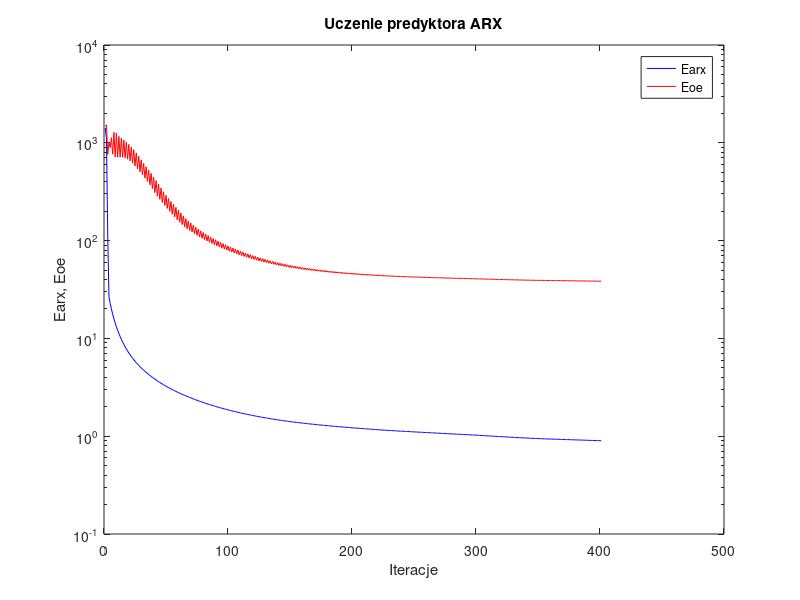
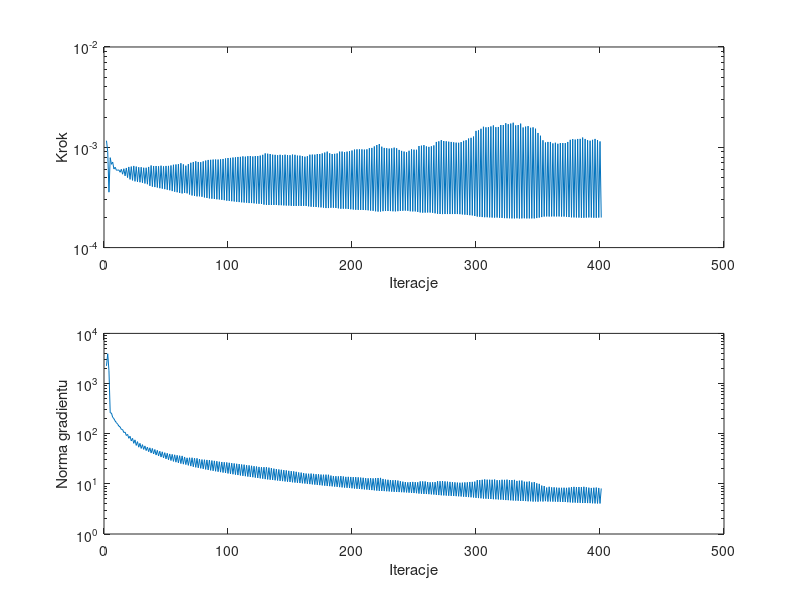

The MATLAB script that drew these images, in order:
%uczenie predyktora arx
clear all;
n=0; farx(n+1)=1.419511e+003; foe(n+1)=1.476800e+003; wspucz(n+1)=0.000000e+000; ng(n+1)=0.000000e+000;
n=1; farx(n+1)=1.091398e+003; foe(n+1)=1.525762e+003; krok(n+1)=1.163400e-003; ng(n+1)=2.253609e+003;
n=2; farx(n+1)=1.140579e+002; foe(n+1)=7.580758e+002; krok(n+1)=9.053002e-004; ng(n+1)=3.931023e+003;
n=3; farx(n+1)=2.646195e+001; foe(n+1)=1.012984e+003; krok(n+1)=3.569431e-004; ng(n+1)=1.793279e+003;
n=4; farx(n+1)=2.277762e+001; foe(n+1)=8.951885e+002; krok(n+1)=7.878882e-004; ng(n+1)=2.602362e+002;
n=5; farx(n+1)=1.990852e+001; foe(n+1)=1.127660e+003; krok(n+1)=6.767654e-004; ng(n+1)=2.589917e+002;
n=6; farx(n+1)=1.764712e+001; foe(n+1)=7.658300e+002; krok(n+1)=7.118622e-004; ng(n+1)=2.122294e+002;
n=7; farx(n+1)=1.584366e+001; foe(n+1)=1.278148e+003; krok(n+1)=6.066958e-004; ng(n+1)=1.992804e+002;
n=8; farx(n+1)=1.438646e+001; foe(n+1)=7.145288e+002; krok(n+1)=6.328553e-004; ng(n+1)=1.791484e+002;
n=9; farx(n+1)=1.315781e+001; foe(n+1)=1.258004e+003; krok(n+1)=5.904631e-004; ng(n+1)=1.661902e+002;
n=10; farx(n+1)=1.212331e+001; foe(n+1)=7.115911e+002; krok(n+1)=5.916287e-004; ng(n+1)=1.549566e+002;
n=11; farx(n+1)=1.122750e+001; foe(n+1)=1.161382e+003; krok(n+1)=5.945797e-004; ng(n+1)=1.415997e+002;
n=12; farx(n+1)=1.045982e+001; foe(n+1)=7.149964e+002; krok(n+1)=5.636956e-004; ng(n+1)=1.364388e+002;
n=13; farx(n+1)=9.785793e+000; foe(n+1)=1.114945e+003; krok(n+1)=6.037139e-004; ng(n+1)=1.216087e+002;
n=14; farx(n+1)=9.200226e+000; foe(n+1)=7.123807e+002; krok(n+1)=5.391128e-004; ng(n+1)=1.210518e+002;
n=15; farx(n+1)=8.680181e+000; foe(n+1)=1.066231e+003; krok(n+1)=6.111403e-004; ng(n+1)=1.053406e+002;
n=16; farx(n+1)=8.222757e+000; foe(n+1)=7.012021e+002; krok(n+1)=5.187555e-004; ng(n+1)=1.078919e+002;
n=17; farx(n+1)=7.811488e+000; foe(n+1)=1.015357e+003; krok(n+1)=6.222250e-004; ng(n+1)=9.193397e+001;
n=18; farx(n+1)=7.445194e+000; foe(n+1)=6.810228e+002; krok(n+1)=4.987505e-004; ng(n+1)=9.731582e+001;
n=19; farx(n+1)=7.112362e+000; foe(n+1)=9.633209e+002; krok(n+1)=6.369581e-004; ng(n+1)=8.089441e+001;
n=20; farx(n+1)=6.811770e+000; foe(n+1)=6.530568e+002; krok(n+1)=4.788092e-004; ng(n+1)=8.892599e+001;
n=21; farx(n+1)=6.536685e+000; foe(n+1)=9.053522e+002; krok(n+1)=6.423816e-004; ng(n+1)=7.173634e+001;
n=22; farx(n+1)=6.287146e+000; foe(n+1)=6.186550e+002; krok(n+1)=4.676141e-004; ng(n+1)=8.104620e+001;
n=23; farx(n+1)=6.056046e+000; foe(n+1)=8.496227e+002; krok(n+1)=6.518159e-004; ng(n+1)=6.424522e+001;
n=24; farx(n+1)=5.844031e+000; foe(n+1)=5.797254e+002; krok(n+1)=4.576195e-004; ng(n+1)=7.535998e+001;
n=25; farx(n+1)=5.648287e+000; foe(n+1)=7.888495e+002; krok(n+1)=6.421814e-004; ng(n+1)=5.841815e+001;
n=26; farx(n+1)=5.467278e+000; foe(n+1)=5.419712e+002; krok(n+1)=4.526501e-004; ng(n+1)=6.947554e+001;
n=27; farx(n+1)=5.298752e+000; foe(n+1)=7.274362e+002; krok(n+1)=6.328553e-004; ng(n+1)=5.381158e+001;
n=28; farx(n+1)=5.142502e+000; foe(n+1)=5.058901e+002; krok(n+1)=4.482666e-004; ng(n+1)=6.426006e+001;
n=29; farx(n+1)=4.995397e+000; foe(n+1)=6.700896e+002; krok(n+1)=6.328553e-004; ng(n+1)=5.086430e+001;
n=30; farx(n+1)=4.858114e+000; foe(n+1)=4.699317e+002; krok(n+1)=4.430569e-004; ng(n+1)=6.054694e+001;
n=31; farx(n+1)=4.729103e+000; foe(n+1)=6.160802e+002; krok(n+1)=6.250570e-004; ng(n+1)=4.858277e+001;
n=32; farx(n+1)=4.607677e+000; foe(n+1)=4.365470e+002; krok(n+1)=4.356664e-004; ng(n+1)=5.708833e+001;
n=33; farx(n+1)=4.492678e+000; foe(n+1)=5.674901e+002; krok(n+1)=6.254538e-004; ng(n+1)=4.610323e+001;
n=34; farx(n+1)=4.384472e+000; foe(n+1)=4.036657e+002; krok(n+1)=4.283785e-004; ng(n+1)=5.405725e+001;
n=35; farx(n+1)=4.281152e+000; foe(n+1)=5.257706e+002; krok(n+1)=6.369581e-004; ng(n+1)=4.376412e+001;
n=36; farx(n+1)=4.183047e+000; foe(n+1)=3.723068e+002; krok(n+1)=4.129769e-004; ng(n+1)=5.233098e+001;
n=37; farx(n+1)=4.088654e+000; foe(n+1)=4.868054e+002; krok(n+1)=6.585472e-004; ng(n+1)=4.119944e+001;
n=38; farx(n+1)=3.999177e+000; foe(n+1)=3.391251e+002; krok(n+1)=4.050306e-004; ng(n+1)=5.082013e+001;
n=39; farx(n+1)=3.914153e+000; foe(n+1)=4.478467e+002; krok(n+1)=6.509286e-004; ng(n+1)=3.939928e+001;
n=40; farx(n+1)=3.833354e+000; foe(n+1)=3.096451e+002; krok(n+1)=4.012417e-004; ng(n+1)=4.843239e+001;
n=41; farx(n+1)=3.756079e+000; foe(n+1)=4.115974e+002; krok(n+1)=6.510435e-004; ng(n+1)=3.760813e+001;
n=42; farx(n+1)=3.682384e+000; foe(n+1)=2.844990e+002; krok(n+1)=3.968650e-004; ng(n+1)=4.661707e+001;
n=43; farx(n+1)=3.612043e+000; foe(n+1)=3.766070e+002; krok(n+1)=6.465635e-004; ng(n+1)=3.600617e+001;
n=44; farx(n+1)=3.544740e+000; foe(n+1)=2.639833e+002; krok(n+1)=3.909578e-004; ng(n+1)=4.478469e+001;
n=45; farx(n+1)=3.479865e+000; foe(n+1)=3.446693e+002; krok(n+1)=6.552053e-004; ng(n+1)=3.427843e+001;
n=46; farx(n+1)=3.417749e+000; foe(n+1)=2.450604e+002; krok(n+1)=3.870231e-004; ng(n+1)=4.351757e+001;
n=47; farx(n+1)=3.358511e+000; foe(n+1)=3.153030e+002; krok(n+1)=6.459813e-004; ng(n+1)=3.297364e+001;
n=48; farx(n+1)=3.301500e+000; foe(n+1)=2.286676e+002; krok(n+1)=3.824249e-004; ng(n+1)=4.183651e+001;
n=49; farx(n+1)=3.246527e+000; foe(n+1)=2.908151e+002; krok(n+1)=6.518159e-004; ng(n+1)=3.149270e+001;
n=50; farx(n+1)=3.193707e+000; foe(n+1)=2.131927e+002; krok(n+1)=3.776610e-004; ng(n+1)=4.068181e+001;
n=51; farx(n+1)=3.142805e+000; foe(n+1)=2.696809e+002; krok(n+1)=6.524338e-004; ng(n+1)=3.025647e+001;
n=52; farx(n+1)=3.093811e+000; foe(n+1)=1.989497e+002; krok(n+1)=3.729911e-004; ng(n+1)=3.950871e+001;
n=53; farx(n+1)=3.046440e+000; foe(n+1)=2.513717e+002; krok(n+1)=6.586506e-004; ng(n+1)=2.916782e+001;
n=54; farx(n+1)=3.000644e+000; foe(n+1)=1.860613e+002; krok(n+1)=3.657739e-004; ng(n+1)=3.869586e+001;
n=55; farx(n+1)=2.956140e+000; foe(n+1)=2.346240e+002; krok(n+1)=6.696507e-004; ng(n+1)=2.801834e+001;
n=56; farx(n+1)=2.913269e+000; foe(n+1)=1.740704e+002; krok(n+1)=3.606707e-004; ng(n+1)=3.792219e+001;
n=57; farx(n+1)=2.871682e+000; foe(n+1)=2.190744e+002; krok(n+1)=6.738436e-004; ng(n+1)=2.707036e+001;
n=58; farx(n+1)=2.831535e+000; foe(n+1)=1.634123e+002; krok(n+1)=3.562573e-004; ng(n+1)=3.708925e+001;
n=59; farx(n+1)=2.792602e+000; foe(n+1)=2.047894e+002; krok(n+1)=6.791933e-004; ng(n+1)=2.621343e+001;
n=60; farx(n+1)=2.754857e+000; foe(n+1)=1.542084e+002; krok(n+1)=3.505243e-004; ng(n+1)=3.640926e+001;
n=61; farx(n+1)=2.718107e+000; foe(n+1)=1.918747e+002; krok(n+1)=6.935224e-004; ng(n+1)=2.534456e+001;
n=62; farx(n+1)=2.682325e+000; foe(n+1)=1.458144e+002; krok(n+1)=3.467612e-004; ng(n+1)=3.608240e+001;
n=63; farx(n+1)=2.648138e+000; foe(n+1)=1.789098e+002; krok(n+1)=6.752731e-004; ng(n+1)=2.468094e+001;
n=64; farx(n+1)=2.615191e+000; foe(n+1)=1.384391e+002; krok(n+1)=3.505202e-004; ng(n+1)=3.434564e+001;
n=65; farx(n+1)=2.583603e+000; foe(n+1)=1.678391e+002; krok(n+1)=6.552053e-004; ng(n+1)=2.421995e+001;
n=66; farx(n+1)=2.552966e+000; foe(n+1)=1.325379e+002; krok(n+1)=3.473499e-004; ng(n+1)=3.300690e+001;
n=67; farx(n+1)=2.522779e+000; foe(n+1)=1.591471e+002; krok(n+1)=6.791933e-004; ng(n+1)=2.336901e+001;
n=68; farx(n+1)=2.493311e+000; foe(n+1)=1.271575e+002; krok(n+1)=3.383827e-004; ng(n+1)=3.319032e+001;
n=69; farx(n+1)=2.464395e+000; foe(n+1)=1.511754e+002; krok(n+1)=7.010405e-004; ng(n+1)=2.260255e+001;
n=70; farx(n+1)=2.436147e+000; foe(n+1)=1.222103e+002; krok(n+1)=3.308775e-004; ng(n+1)=3.313737e+001;
n=71; farx(n+1)=2.408405e+000; foe(n+1)=1.436782e+002; krok(n+1)=7.138862e-004; ng(n+1)=2.190815e+001;
n=72; farx(n+1)=2.381687e+000; foe(n+1)=1.175403e+002; krok(n+1)=3.276764e-004; ng(n+1)=3.250147e+001;
n=73; farx(n+1)=2.355388e+000; foe(n+1)=1.372700e+002; krok(n+1)=7.252042e-004; ng(n+1)=2.133793e+001;
n=74; farx(n+1)=2.329806e+000; foe(n+1)=1.131750e+002; krok(n+1)=3.241749e-004; ng(n+1)=3.229862e+001;
n=75; farx(n+1)=2.305051e+000; foe(n+1)=1.310161e+002; krok(n+1)=7.138862e-004; ng(n+1)=2.084171e+001;
n=76; farx(n+1)=2.281173e+000; foe(n+1)=1.091899e+002; krok(n+1)=3.246155e-004; ng(n+1)=3.112327e+001;
n=77; farx(n+1)=2.257874e+000; foe(n+1)=1.257050e+002; krok(n+1)=7.102557e-004; ng(n+1)=2.038487e+001;
n=78; farx(n+1)=2.235240e+000; foe(n+1)=1.056382e+002; krok(n+1)=3.211908e-004; ng(n+1)=3.051257e+001;
n=79; farx(n+1)=2.212929e+000; foe(n+1)=1.210348e+002; krok(n+1)=7.240164e-004; ng(n+1)=1.988044e+001;
n=80; farx(n+1)=2.191219e+000; foe(n+1)=1.023106e+002; krok(n+1)=3.164277e-004; ng(n+1)=3.028694e+001;
n=81; farx(n+1)=2.169817e+000; foe(n+1)=1.166732e+002; krok(n+1)=7.368272e-004; ng(n+1)=1.940971e+001;
n=82; farx(n+1)=2.149031e+000; foe(n+1)=9.915671e+001; krok(n+1)=3.127269e-004; ng(n+1)=2.999003e+001;
n=83; farx(n+1)=2.128580e+000; foe(n+1)=1.126503e+002; krok(n+1)=7.477129e-004; ng(n+1)=1.897652e+001;
n=84; farx(n+1)=2.108634e+000; foe(n+1)=9.617701e+001; krok(n+1)=3.093608e-004; ng(n+1)=2.974063e+001;
n=85; farx(n+1)=2.089139e+000; foe(n+1)=1.087814e+002; krok(n+1)=7.499704e-004; ng(n+1)=1.857112e+001;
n=86; farx(n+1)=2.070184e+000; foe(n+1)=9.339015e+001; krok(n+1)=3.072763e-004; ng(n+1)=2.916723e+001;
n=87; farx(n+1)=2.051589e+000; foe(n+1)=1.052386e+002; krok(n+1)=7.543972e-004; ng(n+1)=1.818205e+001;
n=88; farx(n+1)=2.033490e+000; foe(n+1)=9.075717e+001; krok(n+1)=3.053102e-004; ng(n+1)=2.872472e+001;
n=89; farx(n+1)=2.015816e+000; foe(n+1)=1.019298e+002; krok(n+1)=7.553219e-004; ng(n+1)=1.782333e+001;
n=90; farx(n+1)=1.998542e+000; foe(n+1)=8.830107e+001; krok(n+1)=3.032745e-004; ng(n+1)=2.825808e+001;
n=91; farx(n+1)=1.981685e+000; foe(n+1)=9.878721e+001; krok(n+1)=7.543972e-004; ng(n+1)=1.746719e+001;
n=92; farx(n+1)=1.965274e+000; foe(n+1)=8.599715e+001; krok(n+1)=3.019151e-004; ng(n+1)=2.764623e+001;
n=93; farx(n+1)=1.949191e+000; foe(n+1)=9.593209e+001; krok(n+1)=7.581588e-004; ng(n+1)=1.712752e+001;
n=94; farx(n+1)=1.933461e+000; foe(n+1)=8.383986e+001; krok(n+1)=2.994351e-004; ng(n+1)=2.727763e+001;
n=95; farx(n+1)=1.918047e+000; foe(n+1)=9.325271e+001; krok(n+1)=7.648589e-004; ng(n+1)=1.679099e+001;
n=96; farx(n+1)=1.902949e+000; foe(n+1)=8.179558e+001; krok(n+1)=2.970657e-004; ng(n+1)=2.693810e+001;
n=97; farx(n+1)=1.888185e+000; foe(n+1)=9.076897e+001; krok(n+1)=7.740461e-004; ng(n+1)=1.647104e+001;
n=98; farx(n+1)=1.873609e+000; foe(n+1)=7.987721e+001; krok(n+1)=2.936707e-004; ng(n+1)=2.673878e+001;
n=99; farx(n+1)=1.859360e+000; foe(n+1)=8.833921e+001; krok(n+1)=7.821151e-004; ng(n+1)=1.612768e+001;
n=100; farx(n+1)=1.845410e+000; foe(n+1)=7.803044e+001; krok(n+1)=2.920175e-004; ng(n+1)=2.630496e+001;
n=101; farx(n+1)=1.831783e+000; foe(n+1)=8.604948e+001; krok(n+1)=7.839040e-004; ng(n+1)=1.583813e+001;
n=102; farx(n+1)=1.818429e+000; foe(n+1)=7.629939e+001; krok(n+1)=2.900353e-004; ng(n+1)=2.587062e+001;
n=103; farx(n+1)=1.805324e+000; foe(n+1)=8.390630e+001; krok(n+1)=7.905261e-004; ng(n+1)=1.553701e+001;
n=104; farx(n+1)=1.792499e+000; foe(n+1)=7.464737e+001; krok(n+1)=2.881993e-004; ng(n+1)=2.551455e+001;
n=105; farx(n+1)=1.779940e+000; foe(n+1)=8.187074e+001; krok(n+1)=7.937301e-004; ng(n+1)=1.526114e+001;
n=106; farx(n+1)=1.767635e+000; foe(n+1)=7.309314e+001; krok(n+1)=2.861859e-004; ng(n+1)=2.512848e+001;
n=107; farx(n+1)=1.755538e+000; foe(n+1)=7.995572e+001; krok(n+1)=8.010721e-004; ng(n+1)=1.497626e+001;
n=108; farx(n+1)=1.743701e+000; foe(n+1)=7.160983e+001; krok(n+1)=2.842659e-004; ng(n+1)=2.480039e+001;
n=109; farx(n+1)=1.732076e+000; foe(n+1)=7.810756e+001; krok(n+1)=8.031637e-004; ng(n+1)=1.470977e+001;
n=110; farx(n+1)=1.720749e+000; foe(n+1)=7.020950e+001; krok(n+1)=2.826636e-004; ng(n+1)=2.434747e+001;
n=111; farx(n+1)=1.709546e+000; foe(n+1)=7.640466e+001; krok(n+1)=8.121118e-004; ng(n+1)=1.444293e+001;
n=112; farx(n+1)=1.698608e+000; foe(n+1)=6.885827e+001; krok(n+1)=2.811548e-004; ng(n+1)=2.409523e+001;
n=113; farx(n+1)=1.687909e+000; foe(n+1)=7.471804e+001; krok(n+1)=8.062699e-004; ng(n+1)=1.421619e+001;
n=114; farx(n+1)=1.677492e+000; foe(n+1)=6.759837e+001; krok(n+1)=2.802141e-004; ng(n+1)=2.353754e+001;
n=115; farx(n+1)=1.667190e+000; foe(n+1)=7.320918e+001; krok(n+1)=8.156322e-004; ng(n+1)=1.397197e+001;
n=116; farx(n+1)=1.657093e+000; foe(n+1)=6.639757e+001; krok(n+1)=2.779644e-004; ng(n+1)=2.335729e+001;
n=117; farx(n+1)=1.647160e+000; foe(n+1)=7.171080e+001; krok(n+1)=8.178849e-004; ng(n+1)=1.373009e+001;
n=118; farx(n+1)=1.637492e+000; foe(n+1)=6.523352e+001; krok(n+1)=2.778542e-004; ng(n+1)=2.291642e+001;
n=119; farx(n+1)=1.628069e+000; foe(n+1)=7.030379e+001; krok(n+1)=8.100612e-004; ng(n+1)=1.354844e+001;
n=120; farx(n+1)=1.618802e+000; foe(n+1)=6.416757e+001; krok(n+1)=2.762358e-004; ng(n+1)=2.249566e+001;
n=121; farx(n+1)=1.609662e+000; foe(n+1)=6.898272e+001; krok(n+1)=8.178849e-004; ng(n+1)=1.330663e+001;
n=122; farx(n+1)=1.600739e+000; foe(n+1)=6.313763e+001; krok(n+1)=2.749912e-004; ng(n+1)=2.216522e+001;
n=123; farx(n+1)=1.591951e+000; foe(n+1)=6.771384e+001; krok(n+1)=8.178849e-004; ng(n+1)=1.310337e+001;
n=124; farx(n+1)=1.583389e+000; foe(n+1)=6.217051e+001; krok(n+1)=2.734728e-004; ng(n+1)=2.176967e+001;
n=125; farx(n+1)=1.574864e+000; foe(n+1)=6.652419e+001; krok(n+1)=8.259539e-004; ng(n+1)=1.288217e+001;
n=126; farx(n+1)=1.566605e+000; foe(n+1)=6.123996e+001; krok(n+1)=2.720095e-004; ng(n+1)=2.147418e+001;
n=127; farx(n+1)=1.558376e+000; foe(n+1)=6.544834e+001; krok(n+1)=8.410247e-004; ng(n+1)=1.268080e+001;
n=128; farx(n+1)=1.550274e+000; foe(n+1)=6.036821e+001; krok(n+1)=2.681467e-004; ng(n+1)=2.148696e+001;
n=129; farx(n+1)=1.542152e+000; foe(n+1)=6.439610e+001; krok(n+1)=8.695337e-004; ng(n+1)=1.242610e+001;
n=130; farx(n+1)=1.534214e+000; foe(n+1)=5.948711e+001; krok(n+1)=2.665380e-004; ng(n+1)=2.146866e+001;
n=131; farx(n+1)=1.526469e+000; foe(n+1)=6.332130e+001; krok(n+1)=8.631728e-004; ng(n+1)=1.226008e+001;
n=132; farx(n+1)=1.518858e+000; foe(n+1)=5.865802e+001; krok(n+1)=2.661414e-004; ng(n+1)=2.105877e+001;
n=133; farx(n+1)=1.511450e+000; foe(n+1)=6.229881e+001; krok(n+1)=8.566255e-004; ng(n+1)=1.209375e+001;
n=134; farx(n+1)=1.504167e+000; foe(n+1)=5.787231e+001; krok(n+1)=2.661414e-004; ng(n+1)=2.061578e+001;
n=135; farx(n+1)=1.497101e+000; foe(n+1)=6.131679e+001; krok(n+1)=8.437340e-004; ng(n+1)=1.194153e+001;
n=136; farx(n+1)=1.490174e+000; foe(n+1)=5.713927e+001; krok(n+1)=2.662021e-004; ng(n+1)=2.007191e+001;
n=137; farx(n+1)=1.483385e+000; foe(n+1)=6.041907e+001; krok(n+1)=8.409074e-004; ng(n+1)=1.178245e+001;
n=138; farx(n+1)=1.476727e+000; foe(n+1)=5.643811e+001; krok(n+1)=2.661414e-004; ng(n+1)=1.971130e+001;
n=139; farx(n+1)=1.470249e+000; foe(n+1)=5.957185e+001; krok(n+1)=8.336543e-004; ng(n+1)=1.164351e+001;
n=140; farx(n+1)=1.463843e+000; foe(n+1)=5.579149e+001; krok(n+1)=2.647908e-004; ng(n+1)=1.936532e+001;
n=141; farx(n+1)=1.457526e+000; foe(n+1)=5.877290e+001; krok(n+1)=8.418412e-004; ng(n+1)=1.146472e+001;
n=142; farx(n+1)=1.451335e+000; foe(n+1)=5.515471e+001; krok(n+1)=2.646270e-004; ng(n+1)=1.909292e+001;
n=143; farx(n+1)=1.445315e+000; foe(n+1)=5.800844e+001; krok(n+1)=8.336543e-004; ng(n+1)=1.133703e+001;
n=144; farx(n+1)=1.439349e+000; foe(n+1)=5.456921e+001; krok(n+1)=2.632539e-004; ng(n+1)=1.877365e+001;
n=145; farx(n+1)=1.433470e+000; foe(n+1)=5.728956e+001; krok(n+1)=8.432951e-004; ng(n+1)=1.116582e+001;
n=146; farx(n+1)=1.427688e+000; foe(n+1)=5.399594e+001; krok(n+1)=2.625683e-004; ng(n+1)=1.854557e+001;
n=147; farx(n+1)=1.422040e+000; foe(n+1)=5.658647e+001; krok(n+1)=8.374265e-004; ng(n+1)=1.103026e+001;
n=148; farx(n+1)=1.416482e+000; foe(n+1)=5.345116e+001; krok(n+1)=2.625683e-004; ng(n+1)=1.818831e+001;
n=149; farx(n+1)=1.411067e+000; foe(n+1)=5.593317e+001; krok(n+1)=8.336543e-004; ng(n+1)=1.090312e+001;
n=150; farx(n+1)=1.405690e+000; foe(n+1)=5.294632e+001; krok(n+1)=2.609621e-004; ng(n+1)=1.792942e+001;
n=151; farx(n+1)=1.400381e+000; foe(n+1)=5.531435e+001; krok(n+1)=8.456028e-004; ng(n+1)=1.073909e+001;
n=152; farx(n+1)=1.395156e+000; foe(n+1)=5.245032e+001; krok(n+1)=2.601242e-004; ng(n+1)=1.773871e+001;
n=153; farx(n+1)=1.390038e+000; foe(n+1)=5.470449e+001; krok(n+1)=8.409074e-004; ng(n+1)=1.060911e+001;
n=154; farx(n+1)=1.385011e+000; foe(n+1)=5.197725e+001; krok(n+1)=2.601242e-004; ng(n+1)=1.740281e+001;
n=155; farx(n+1)=1.380094e+000; foe(n+1)=5.410357e+001; krok(n+1)=8.259539e-004; ng(n+1)=1.048961e+001;
n=156; farx(n+1)=1.375316e+000; foe(n+1)=5.153130e+001; krok(n+1)=2.609621e-004; ng(n+1)=1.689054e+001;
n=157; farx(n+1)=1.370590e+000; foe(n+1)=5.358090e+001; krok(n+1)=8.258271e-004; ng(n+1)=1.037530e+001;
n=158; farx(n+1)=1.365931e+000; foe(n+1)=5.110736e+001; krok(n+1)=2.601242e-004; ng(n+1)=1.674481e+001;
n=159; farx(n+1)=1.361371e+000; foe(n+1)=5.305397e+001; krok(n+1)=8.178849e-004; ng(n+1)=1.025758e+001;
n=160; farx(n+1)=1.356900e+000; foe(n+1)=5.070090e+001; krok(n+1)=2.608382e-004; ng(n+1)=1.638096e+001;
n=161; farx(n+1)=1.352536e+000; foe(n+1)=5.255993e+001; krok(n+1)=8.058731e-004; ng(n+1)=1.015917e+001;
n=162; farx(n+1)=1.348234e+000; foe(n+1)=5.032619e+001; krok(n+1)=2.601359e-004; ng(n+1)=1.605834e+001;
n=163; farx(n+1)=1.343964e+000; foe(n+1)=5.210790e+001; krok(n+1)=8.145737e-004; ng(n+1)=1.002660e+001;
n=164; farx(n+1)=1.339767e+000; foe(n+1)=4.997030e+001; krok(n+1)=2.578785e-004; ng(n+1)=1.591218e+001;
n=165; farx(n+1)=1.335533e+000; foe(n+1)=5.169796e+001; krok(n+1)=8.432951e-004; ng(n+1)=9.877878e+000;
n=166; farx(n+1)=1.331355e+000; foe(n+1)=4.961336e+001; krok(n+1)=2.556540e-004; ng(n+1)=1.602639e+001;
n=167; farx(n+1)=1.327239e+000; foe(n+1)=5.126509e+001; krok(n+1)=8.456028e-004; ng(n+1)=9.760897e+000;
n=168; farx(n+1)=1.323182e+000; foe(n+1)=4.927027e+001; krok(n+1)=2.550371e-004; ng(n+1)=1.582110e+001;
n=169; farx(n+1)=1.319191e+000; foe(n+1)=5.084729e+001; krok(n+1)=8.440078e-004; ng(n+1)=9.651344e+000;
n=170; farx(n+1)=1.315261e+000; foe(n+1)=4.894598e+001; krok(n+1)=2.540827e-004; ng(n+1)=1.558076e+001;
n=171; farx(n+1)=1.311353e+000; foe(n+1)=5.046412e+001; krok(n+1)=8.566255e-004; ng(n+1)=9.530340e+000;
n=172; farx(n+1)=1.307492e+000; foe(n+1)=4.862945e+001; krok(n+1)=2.528770e-004; ng(n+1)=1.552163e+001;
n=173; farx(n+1)=1.303698e+000; foe(n+1)=5.008089e+001; krok(n+1)=8.566255e-004; ng(n+1)=9.423951e+000;
n=174; farx(n+1)=1.299949e+000; foe(n+1)=4.833014e+001; krok(n+1)=2.517331e-004; ng(n+1)=1.531506e+001;
n=175; farx(n+1)=1.296223e+000; foe(n+1)=4.972249e+001; krok(n+1)=8.687921e-004; ng(n+1)=9.304401e+000;
n=176; farx(n+1)=1.292548e+000; foe(n+1)=4.803988e+001; krok(n+1)=2.502991e-004; ng(n+1)=1.522002e+001;
n=177; farx(n+1)=1.288898e+000; foe(n+1)=4.938831e+001; krok(n+1)=8.861138e-004; ng(n+1)=9.190445e+000;
n=178; farx(n+1)=1.285256e+000; foe(n+1)=4.776082e+001; krok(n+1)=2.478682e-004; ng(n+1)=1.525715e+001;
n=179; farx(n+1)=1.281642e+000; foe(n+1)=4.905311e+001; krok(n+1)=9.053002e-004; ng(n+1)=9.064603e+000;
n=180; farx(n+1)=1.278062e+000; foe(n+1)=4.747882e+001; krok(n+1)=2.478815e-004; ng(n+1)=1.519567e+001;
n=181; farx(n+1)=1.274632e+000; foe(n+1)=4.869063e+001; krok(n+1)=8.713055e-004; ng(n+1)=8.993465e+000;
n=182; farx(n+1)=1.271260e+000; foe(n+1)=4.721952e+001; krok(n+1)=2.494331e-004; ng(n+1)=1.462591e+001;
n=183; farx(n+1)=1.267958e+000; foe(n+1)=4.836941e+001; krok(n+1)=8.567570e-004; ng(n+1)=8.911006e+000;
n=184; farx(n+1)=1.264720e+000; foe(n+1)=4.697611e+001; krok(n+1)=2.497184e-004; ng(n+1)=1.428766e+001;
n=185; farx(n+1)=1.261514e+000; foe(n+1)=4.808483e+001; krok(n+1)=8.605927e-004; ng(n+1)=8.820955e+000;
n=186; farx(n+1)=1.258333e+000; foe(n+1)=4.674443e+001; krok(n+1)=2.483498e-004; ng(n+1)=1.421158e+001;
n=187; farx(n+1)=1.255184e+000; foe(n+1)=4.780585e+001; krok(n+1)=8.684522e-004; ng(n+1)=8.720302e+000;
n=188; farx(n+1)=1.252072e+000; foe(n+1)=4.652436e+001; krok(n+1)=2.463545e-004; ng(n+1)=1.408998e+001;
n=189; farx(n+1)=1.248923e+000; foe(n+1)=4.755853e+001; krok(n+1)=9.053002e-004; ng(n+1)=8.598059e+000;
n=190; farx(n+1)=1.245786e+000; foe(n+1)=4.630285e+001; krok(n+1)=2.439194e-004; ng(n+1)=1.429192e+001;
n=191; farx(n+1)=1.242694e+000; foe(n+1)=4.728273e+001; krok(n+1)=9.064776e-004; ng(n+1)=8.499609e+000;
n=192; farx(n+1)=1.239659e+000; foe(n+1)=4.608670e+001; krok(n+1)=2.442426e-004; ng(n+1)=1.404666e+001;
n=193; farx(n+1)=1.236681e+000; foe(n+1)=4.701949e+001; krok(n+1)=8.940659e-004; ng(n+1)=8.430853e+000;
n=194; farx(n+1)=1.233747e+000; foe(n+1)=4.588402e+001; krok(n+1)=2.440395e-004; ng(n+1)=1.378656e+001;
n=195; farx(n+1)=1.230837e+000; foe(n+1)=4.678605e+001; krok(n+1)=9.053002e-004; ng(n+1)=8.345745e+000;
n=196; farx(n+1)=1.227930e+000; foe(n+1)=4.568860e+001; krok(n+1)=2.425061e-004; ng(n+1)=1.379262e+001;
n=197; farx(n+1)=1.225069e+000; foe(n+1)=4.655354e+001; krok(n+1)=9.152390e-004; ng(n+1)=8.254740e+000;
n=198; farx(n+1)=1.222211e+000; foe(n+1)=4.550054e+001; krok(n+1)=2.410356e-004; ng(n+1)=1.371652e+001;
n=199; farx(n+1)=1.219377e+000; foe(n+1)=4.632680e+001; krok(n+1)=9.289576e-004; ng(n+1)=8.156275e+000;
n=200; farx(n+1)=1.216570e+000; foe(n+1)=4.531797e+001; krok(n+1)=2.396186e-004; ng(n+1)=1.362719e+001;
n=201; farx(n+1)=1.213760e+000; foe(n+1)=4.611149e+001; krok(n+1)=9.481985e-004; ng(n+1)=8.058438e+000;
n=202; farx(n+1)=1.210982e+000; foe(n+1)=4.513845e+001; krok(n+1)=2.383591e-004; ng(n+1)=1.361621e+001;
n=203; farx(n+1)=1.208224e+000; foe(n+1)=4.589536e+001; krok(n+1)=9.534365e-004; ng(n+1)=7.974339e+000;
n=204; farx(n+1)=1.205505e+000; foe(n+1)=4.496470e+001; krok(n+1)=2.377984e-004; ng(n+1)=1.348728e+001;
n=205; farx(n+1)=1.202812e+000; foe(n+1)=4.568607e+001; krok(n+1)=9.534365e-004; ng(n+1)=7.897994e+000;
n=206; farx(n+1)=1.200158e+000; foe(n+1)=4.479759e+001; krok(n+1)=2.374452e-004; ng(n+1)=1.333405e+001;
n=207; farx(n+1)=1.197534e+000; foe(n+1)=4.548666e+001; krok(n+1)=9.532898e-004; ng(n+1)=7.825845e+000;
n=208; farx(n+1)=1.194935e+000; foe(n+1)=4.463697e+001; krok(n+1)=2.370496e-004; ng(n+1)=1.320575e+001;
n=209; farx(n+1)=1.192379e+000; foe(n+1)=4.529097e+001; krok(n+1)=9.475662e-004; ng(n+1)=7.756148e+000;
n=210; farx(n+1)=1.189855e+000; foe(n+1)=4.448428e+001; krok(n+1)=2.365976e-004; ng(n+1)=1.300315e+001;
n=211; farx(n+1)=1.187339e+000; foe(n+1)=4.510805e+001; krok(n+1)=9.540187e-004; ng(n+1)=7.677704e+000;
n=212; farx(n+1)=1.184862e+000; foe(n+1)=4.433769e+001; krok(n+1)=2.353374e-004; ng(n+1)=1.289892e+001;
n=213; farx(n+1)=1.182357e+000; foe(n+1)=4.493908e+001; krok(n+1)=9.793797e-004; ng(n+1)=7.588453e+000;
n=214; farx(n+1)=1.179881e+000; foe(n+1)=4.419273e+001; krok(n+1)=2.338071e-004; ng(n+1)=1.296763e+001;
n=215; farx(n+1)=1.177410e+000; foe(n+1)=4.476398e+001; krok(n+1)=9.854180e-004; ng(n+1)=7.510319e+000;
n=216; farx(n+1)=1.174987e+000; foe(n+1)=4.405351e+001; krok(n+1)=2.326282e-004; ng(n+1)=1.284096e+001;
n=217; farx(n+1)=1.172520e+000; foe(n+1)=4.460772e+001; krok(n+1)=1.019412e-003; ng(n+1)=7.421873e+000;
n=218; farx(n+1)=1.170072e+000; foe(n+1)=4.391629e+001; krok(n+1)=2.302017e-004; ng(n+1)=1.300397e+001;
n=219; farx(n+1)=1.167591e+000; foe(n+1)=4.444825e+001; krok(n+1)=1.053016e-003; ng(n+1)=7.327798e+000;
n=220; farx(n+1)=1.165141e+000; foe(n+1)=4.377974e+001; krok(n+1)=2.285820e-004; ng(n+1)=1.308120e+001;
n=221; farx(n+1)=1.162679e+000; foe(n+1)=4.429133e+001; krok(n+1)=1.078226e-003; ng(n+1)=7.246419e+000;
n=222; farx(n+1)=1.160228e+000; foe(n+1)=4.364212e+001; krok(n+1)=2.288097e-004; ng(n+1)=1.315253e+001;
n=223; farx(n+1)=1.157920e+000; foe(n+1)=4.411146e+001; krok(n+1)=1.013887e-003; ng(n+1)=7.216860e+000;
n=224; farx(n+1)=1.155644e+000; foe(n+1)=4.351736e+001; krok(n+1)=2.308086e-004; ng(n+1)=1.253237e+001;
n=225; farx(n+1)=1.153427e+000; foe(n+1)=4.395588e+001; krok(n+1)=9.854180e-004; ng(n+1)=7.170865e+000;
n=226; farx(n+1)=1.151251e+000; foe(n+1)=4.340038e+001; krok(n+1)=2.315391e-004; ng(n+1)=1.218992e+001;
n=227; farx(n+1)=1.149092e+000; foe(n+1)=4.381692e+001; krok(n+1)=9.796872e-004; ng(n+1)=7.116309e+000;
n=228; farx(n+1)=1.146961e+000; foe(n+1)=4.328779e+001; krok(n+1)=2.315524e-004; ng(n+1)=1.206166e+001;
n=229; farx(n+1)=1.144863e+000; foe(n+1)=4.368222e+001; krok(n+1)=9.700243e-004; ng(n+1)=7.065208e+000;
n=230; farx(n+1)=1.142785e+000; foe(n+1)=4.318058e+001; krok(n+1)=2.312276e-004; ng(n+1)=1.190171e+001;
n=231; farx(n+1)=1.140717e+000; foe(n+1)=4.355573e+001; krok(n+1)=9.756778e-004; ng(n+1)=7.002782e+000;
n=232; farx(n+1)=1.138667e+000; foe(n+1)=4.307686e+001; krok(n+1)=2.302017e-004; ng(n+1)=1.183619e+001;
n=233; farx(n+1)=1.136608e+000; foe(n+1)=4.343426e+001; krok(n+1)=9.914730e-004; ng(n+1)=6.932686e+000;
n=234; farx(n+1)=1.134574e+000; foe(n+1)=4.297399e+001; krok(n+1)=2.298193e-004; ng(n+1)=1.182599e+001;
n=235; farx(n+1)=1.132574e+000; foe(n+1)=4.331031e+001; krok(n+1)=9.780005e-004; ng(n+1)=6.885251e+000;
n=236; farx(n+1)=1.130596e+000; foe(n+1)=4.287466e+001; krok(n+1)=2.308086e-004; ng(n+1)=1.163447e+001;
n=237; farx(n+1)=1.128684e+000; foe(n+1)=4.318703e+001; krok(n+1)=9.413494e-004; ng(n+1)=6.855136e+000;
n=238; farx(n+1)=1.126799e+000; foe(n+1)=4.278163e+001; krok(n+1)=2.322394e-004; ng(n+1)=1.127717e+001;
n=239; farx(n+1)=1.124951e+000; foe(n+1)=4.307475e+001; krok(n+1)=9.208067e-004; ng(n+1)=6.818394e+000;
n=240; farx(n+1)=1.123126e+000; foe(n+1)=4.269314e+001; krok(n+1)=2.329268e-004; ng(n+1)=1.105250e+001;
n=241; farx(n+1)=1.121328e+000; foe(n+1)=4.296834e+001; krok(n+1)=9.064776e-004; ng(n+1)=6.777244e+000;
n=242; farx(n+1)=1.119554e+000; foe(n+1)=4.260795e+001; krok(n+1)=2.337468e-004; ng(n+1)=1.085992e+001;
n=243; farx(n+1)=1.117813e+000; foe(n+1)=4.286837e+001; krok(n+1)=8.931057e-004; ng(n+1)=6.742946e+000;
n=244; farx(n+1)=1.116077e+000; foe(n+1)=4.252766e+001; krok(n+1)=2.326282e-004; ng(n+1)=1.072904e+001;
n=245; farx(n+1)=1.114318e+000; foe(n+1)=4.277757e+001; krok(n+1)=9.232346e-004; ng(n+1)=6.670212e+000;
n=246; farx(n+1)=1.112567e+000; foe(n+1)=4.244758e+001; krok(n+1)=2.302017e-004; ng(n+1)=1.084956e+001;
n=247; farx(n+1)=1.110782e+000; foe(n+1)=4.268542e+001; krok(n+1)=9.540187e-004; ng(n+1)=6.594351e+000;
n=248; farx(n+1)=1.109024e+000; foe(n+1)=4.236635e+001; krok(n+1)=2.294393e-004; ng(n+1)=1.092879e+001;
n=249; farx(n+1)=1.107281e+000; foe(n+1)=4.259001e+001; krok(n+1)=9.463903e-004; ng(n+1)=6.552688e+000;
n=250; farx(n+1)=1.105557e+000; foe(n+1)=4.228790e+001; krok(n+1)=2.294393e-004; ng(n+1)=1.081603e+001;
n=251; farx(n+1)=1.103850e+000; foe(n+1)=4.249908e+001; krok(n+1)=9.446471e-004; ng(n+1)=6.509447e+000;
n=252; farx(n+1)=1.102146e+000; foe(n+1)=4.221358e+001; krok(n+1)=2.266194e-004; ng(n+1)=1.075757e+001;
n=253; farx(n+1)=1.100345e+000; foe(n+1)=4.241960e+001; krok(n+1)=1.029641e-003; ng(n+1)=6.405232e+000;
n=254; farx(n+1)=1.098557e+000; foe(n+1)=4.213425e+001; krok(n+1)=2.241333e-004; ng(n+1)=1.118990e+001;
n=255; farx(n+1)=1.096780e+000; foe(n+1)=4.232846e+001; krok(n+1)=1.037622e-003; ng(n+1)=6.354934e+000;
n=256; farx(n+1)=1.095001e+000; foe(n+1)=4.205684e+001; krok(n+1)=2.230373e-004; ng(n+1)=1.119521e+001;
n=257; farx(n+1)=1.093226e+000; foe(n+1)=4.223760e+001; krok(n+1)=1.050435e-003; ng(n+1)=6.295548e+000;
n=258; farx(n+1)=1.091466e+000; foe(n+1)=4.197998e+001; krok(n+1)=2.232764e-004; ng(n+1)=1.115573e+001;
n=259; farx(n+1)=1.089758e+000; foe(n+1)=4.214539e+001; krok(n+1)=1.020148e-003; ng(n+1)=6.265547e+000;
n=260; farx(n+1)=1.088063e+000; foe(n+1)=4.190713e+001; krok(n+1)=2.239059e-004; ng(n+1)=1.089045e+001;
n=261; farx(n+1)=1.086394e+000; foe(n+1)=4.205963e+001; krok(n+1)=1.009503e-003; ng(n+1)=6.225865e+000;
n=262; farx(n+1)=1.084737e+000; foe(n+1)=4.183696e+001; krok(n+1)=2.235165e-004; ng(n+1)=1.075053e+001;
n=263; farx(n+1)=1.083074e+000; foe(n+1)=4.197894e+001; krok(n+1)=1.022616e-003; ng(n+1)=6.173083e+000;
n=264; farx(n+1)=1.081425e+000; foe(n+1)=4.176780e+001; krok(n+1)=2.224690e-004; ng(n+1)=1.076178e+001;
n=265; farx(n+1)=1.079763e+000; foe(n+1)=4.190047e+001; krok(n+1)=1.043353e-003; ng(n+1)=6.118371e+000;
n=266; farx(n+1)=1.078108e+000; foe(n+1)=4.169978e+001; krok(n+1)=2.197532e-004; ng(n+1)=1.083883e+001;
n=267; farx(n+1)=1.076360e+000; foe(n+1)=4.182682e+001; krok(n+1)=1.130223e-003; ng(n+1)=6.028689e+000;
n=268; farx(n+1)=1.074623e+000; foe(n+1)=4.162825e+001; krok(n+1)=2.173834e-004; ng(n+1)=1.128054e+001;
n=269; farx(n+1)=1.072877e+000; foe(n+1)=4.174431e+001; krok(n+1)=1.146884e-003; ng(n+1)=5.973708e+000;
n=270; farx(n+1)=1.071148e+000; foe(n+1)=4.155769e+001; krok(n+1)=2.162775e-004; ng(n+1)=1.128811e+001;
n=271; farx(n+1)=1.069392e+000; foe(n+1)=4.166419e+001; krok(n+1)=1.178095e-003; ng(n+1)=5.914580e+000;
n=272; farx(n+1)=1.067649e+000; foe(n+1)=4.148700e+001; krok(n+1)=2.157932e-004; ng(n+1)=1.139760e+001;
n=273; farx(n+1)=1.065947e+000; foe(n+1)=4.158082e+001; krok(n+1)=1.153983e-003; ng(n+1)=5.878849e+000;
n=274; farx(n+1)=1.064259e+000; foe(n+1)=4.141927e+001; krok(n+1)=2.160041e-004; ng(n+1)=1.118090e+001;
n=275; farx(n+1)=1.062588e+000; foe(n+1)=4.150192e+001; krok(n+1)=1.146884e-003; ng(n+1)=5.836903e+000;
n=276; farx(n+1)=1.060934e+000; foe(n+1)=4.135341e+001; krok(n+1)=2.160041e-004; ng(n+1)=1.106032e+001;
n=277; farx(n+1)=1.059297e+000; foe(n+1)=4.142550e+001; krok(n+1)=1.137613e-003; ng(n+1)=5.797456e+000;
n=278; farx(n+1)=1.057677e+000; foe(n+1)=4.128947e+001; krok(n+1)=2.160041e-004; ng(n+1)=1.093731e+001;
n=279; farx(n+1)=1.056071e+000; foe(n+1)=4.135167e+001; krok(n+1)=1.130654e-003; ng(n+1)=5.758377e+000;
n=280; farx(n+1)=1.054480e+000; foe(n+1)=4.122722e+001; krok(n+1)=2.160041e-004; ng(n+1)=1.083495e+001;
n=281; farx(n+1)=1.052907e+000; foe(n+1)=4.127988e+001; krok(n+1)=1.120856e-003; ng(n+1)=5.721427e+000;
n=282; farx(n+1)=1.051348e+000; foe(n+1)=4.116673e+001; krok(n+1)=2.160041e-004; ng(n+1)=1.071823e+001;
n=283; farx(n+1)=1.049804e+000; foe(n+1)=4.121017e+001; krok(n+1)=1.112427e-003; ng(n+1)=5.683885e+000;
n=284; farx(n+1)=1.048276e+000; foe(n+1)=4.110784e+001; krok(n+1)=2.160041e-004; ng(n+1)=1.059994e+001;
n=285; farx(n+1)=1.046758e+000; foe(n+1)=4.114303e+001; krok(n+1)=1.109421e-003; ng(n+1)=5.646711e+000;
n=286; farx(n+1)=1.045250e+000; foe(n+1)=4.105023e+001; krok(n+1)=2.154098e-004; ng(n+1)=1.053868e+001;
n=287; farx(n+1)=1.043734e+000; foe(n+1)=4.107791e+001; krok(n+1)=1.126296e-003; ng(n+1)=5.600259e+000;
n=288; farx(n+1)=1.042225e+000; foe(n+1)=4.099300e+001; krok(n+1)=2.141893e-004; ng(n+1)=1.057637e+001;
n=289; farx(n+1)=1.040692e+000; foe(n+1)=4.101354e+001; krok(n+1)=1.159004e-003; ng(n+1)=5.546655e+000;
n=290; farx(n+1)=1.039169e+000; foe(n+1)=4.093554e+001; krok(n+1)=2.130718e-004; ng(n+1)=1.068692e+001;
n=291; farx(n+1)=1.037637e+000; foe(n+1)=4.094862e+001; krok(n+1)=1.176191e-003; ng(n+1)=5.500558e+000;
n=292; farx(n+1)=1.036115e+000; foe(n+1)=4.087841e+001; krok(n+1)=2.117778e-004; ng(n+1)=1.071994e+001;
n=293; farx(n+1)=1.034555e+000; foe(n+1)=4.088477e+001; krok(n+1)=1.222281e-003; ng(n+1)=5.444079e+000;
n=294; farx(n+1)=1.033004e+000; foe(n+1)=4.082059e+001; krok(n+1)=2.104603e-004; ng(n+1)=1.090545e+001;
n=295; farx(n+1)=1.031443e+000; foe(n+1)=4.081950e+001; krok(n+1)=1.242471e-003; ng(n+1)=5.397036e+000;
n=296; farx(n+1)=1.029891e+000; foe(n+1)=4.076304e+001; krok(n+1)=2.093774e-004; ng(n+1)=1.094471e+001;
n=297; farx(n+1)=1.028313e+000; foe(n+1)=4.075492e+001; krok(n+1)=1.279942e-003; ng(n+1)=5.347395e+000;
n=298; farx(n+1)=1.026742e+000; foe(n+1)=4.070472e+001; krok(n+1)=2.064885e-004; ng(n+1)=1.107730e+001;
n=299; farx(n+1)=1.025007e+000; foe(n+1)=4.069136e+001; krok(n+1)=1.457389e-003; ng(n+1)=5.252994e+000;
n=300; farx(n+1)=1.023273e+000; foe(n+1)=4.064130e+001; krok(n+1)=2.039564e-004; ng(n+1)=1.188209e+001;
n=301; farx(n+1)=1.021540e+000; foe(n+1)=4.061930e+001; krok(n+1)=1.476722e-003; ng(n+1)=5.203465e+000;
n=302; farx(n+1)=1.019816e+000; foe(n+1)=4.057839e+001; krok(n+1)=2.030280e-004; ng(n+1)=1.187512e+001;
n=303; farx(n+1)=1.018056e+000; foe(n+1)=4.054833e+001; krok(n+1)=1.529718e-003; ng(n+1)=5.149498e+000;
n=304; farx(n+1)=1.016303e+000; foe(n+1)=4.051470e+001; krok(n+1)=2.015675e-004; ng(n+1)=1.204906e+001;
n=305; farx(n+1)=1.014492e+000; foe(n+1)=4.047646e+001; krok(n+1)=1.602367e-003; ng(n+1)=5.090158e+000;
n=306; farx(n+1)=1.012700e+000; foe(n+1)=4.045012e+001; krok(n+1)=2.008920e-004; ng(n+1)=1.227013e+001;
n=307; farx(n+1)=1.010940e+000; foe(n+1)=4.040327e+001; krok(n+1)=1.581052e-003; ng(n+1)=5.062744e+000;
n=308; farx(n+1)=1.009192e+000; foe(n+1)=4.038745e+001; krok(n+1)=2.007086e-004; ng(n+1)=1.210822e+001;
n=309; farx(n+1)=1.007456e+000; foe(n+1)=4.033290e+001; krok(n+1)=1.587460e-003; ng(n+1)=5.027863e+000;
n=310; farx(n+1)=1.005723e+000; foe(n+1)=4.032573e+001; krok(n+1)=2.000284e-004; ng(n+1)=1.207756e+001;
n=311; farx(n+1)=1.003979e+000; foe(n+1)=4.026293e+001; krok(n+1)=1.612540e-003; ng(n+1)=4.983057e+000;
n=312; farx(n+1)=1.002258e+000; foe(n+1)=4.026428e+001; krok(n+1)=1.993791e-004; ng(n+1)=1.205970e+001;
n=313; farx(n+1)=1.000510e+000; foe(n+1)=4.019439e+001; krok(n+1)=1.651654e-003; ng(n+1)=4.940179e+000;
n=314; farx(n+1)=9.987710e-001; foe(n+1)=4.020330e+001; krok(n+1)=1.992091e-004; ng(n+1)=1.218467e+001;
n=315; farx(n+1)=9.971097e-001; foe(n+1)=4.012609e+001; krok(n+1)=1.587460e-003; ng(n+1)=4.925283e+000;
n=316; farx(n+1)=9.954525e-001; foe(n+1)=4.014501e+001; krok(n+1)=1.992914e-004; ng(n+1)=1.184068e+001;
n=317; farx(n+1)=9.938036e-001; foe(n+1)=4.006152e+001; krok(n+1)=1.594331e-003; ng(n+1)=4.888758e+000;
n=318; farx(n+1)=9.921684e-001; foe(n+1)=4.008753e+001; krok(n+1)=1.985317e-004; ng(n+1)=1.177532e+001;
n=319; farx(n+1)=9.904894e-001; foe(n+1)=3.999647e+001; krok(n+1)=1.667309e-003; ng(n+1)=4.839396e+000;
n=320; farx(n+1)=9.888008e-001; foe(n+1)=4.002883e+001; krok(n+1)=1.976315e-004; ng(n+1)=1.206087e+001;
n=321; farx(n+1)=9.871499e-001; foe(n+1)=3.993242e+001; krok(n+1)=1.667309e-003; ng(n+1)=4.807021e+000;
n=322; farx(n+1)=9.854817e-001; foe(n+1)=3.997115e+001; krok(n+1)=1.966794e-004; ng(n+1)=1.200563e+001;
n=323; farx(n+1)=9.837742e-001; foe(n+1)=3.986582e+001; krok(n+1)=1.739067e-003; ng(n+1)=4.750412e+000;
n=324; farx(n+1)=9.820859e-001; foe(n+1)=3.991231e+001; krok(n+1)=1.962938e-004; ng(n+1)=1.213181e+001;
n=325; farx(n+1)=9.804369e-001; foe(n+1)=3.980389e+001; krok(n+1)=1.700633e-003; ng(n+1)=4.726044e+000;
n=326; farx(n+1)=9.788052e-001; foe(n+1)=3.985640e+001; krok(n+1)=1.960919e-004; ng(n+1)=1.191015e+001;
n=327; farx(n+1)=9.771598e-001; foe(n+1)=3.973808e+001; krok(n+1)=1.723278e-003; ng(n+1)=4.688287e+000;
n=328; farx(n+1)=9.755330e-001; foe(n+1)=3.979914e+001; krok(n+1)=1.954789e-004; ng(n+1)=1.191473e+001;
n=329; farx(n+1)=9.738879e-001; foe(n+1)=3.968080e+001; krok(n+1)=1.757317e-003; ng(n+1)=4.647531e+000;
n=330; farx(n+1)=9.722510e-001; foe(n+1)=3.974513e+001; krok(n+1)=1.955288e-004; ng(n+1)=1.201086e+001;
n=331; farx(n+1)=9.707056e-001; foe(n+1)=3.961421e+001; krok(n+1)=1.651908e-003; ng(n+1)=4.639835e+000;
n=332; farx(n+1)=9.691878e-001; foe(n+1)=3.969058e+001; krok(n+1)=1.960919e-004; ng(n+1)=1.145466e+001;
n=333; farx(n+1)=9.676694e-001; foe(n+1)=3.956827e+001; krok(n+1)=1.667309e-003; ng(n+1)=4.607717e+000;
n=334; farx(n+1)=9.661410e-001; foe(n+1)=3.964192e+001; krok(n+1)=1.951338e-004; ng(n+1)=1.156835e+001;
n=335; farx(n+1)=9.645940e-001; foe(n+1)=3.949325e+001; krok(n+1)=1.721185e-003; ng(n+1)=4.566080e+000;
n=336; farx(n+1)=9.630497e-001; foe(n+1)=3.958505e+001; krok(n+1)=1.955288e-004; ng(n+1)=1.163650e+001;
n=337; farx(n+1)=9.616357e-001; foe(n+1)=3.946572e+001; krok(n+1)=1.575776e-003; ng(n+1)=4.564436e+000;
n=338; farx(n+1)=9.602281e-001; foe(n+1)=3.954485e+001; krok(n+1)=1.960919e-004; ng(n+1)=1.104837e+001;
n=339; farx(n+1)=9.588073e-001; foe(n+1)=3.937808e+001; krok(n+1)=1.605669e-003; ng(n+1)=4.537103e+000;
n=340; farx(n+1)=9.573958e-001; foe(n+1)=3.948603e+001; krok(n+1)=1.954789e-004; ng(n+1)=1.101104e+001;
n=341; farx(n+1)=9.559791e-001; foe(n+1)=3.937622e+001; krok(n+1)=1.626565e-003; ng(n+1)=4.488425e+000;
n=342; farx(n+1)=9.545676e-001; foe(n+1)=3.945442e+001; krok(n+1)=1.955288e-004; ng(n+1)=1.116428e+001;
n=343; farx(n+1)=9.532187e-001; foe(n+1)=3.925661e+001; krok(n+1)=1.564230e-003; ng(n+1)=4.497334e+000;
n=344; farx(n+1)=9.518691e-001; foe(n+1)=3.938700e+001; krok(n+1)=1.954789e-004; ng(n+1)=1.069258e+001;
n=345; farx(n+1)=9.505146e-001; foe(n+1)=3.930542e+001; krok(n+1)=1.579878e-003; ng(n+1)=4.431093e+000;
n=346; farx(n+1)=9.491804e-001; foe(n+1)=3.937228e+001; krok(n+1)=1.954789e-004; ng(n+1)=1.086923e+001;
n=347; farx(n+1)=9.478702e-001; foe(n+1)=3.912627e+001; krok(n+1)=1.532691e-003; ng(n+1)=4.459974e+000;
n=348; farx(n+1)=9.465939e-001; foe(n+1)=3.928961e+001; krok(n+1)=1.969720e-004; ng(n+1)=1.025495e+001;
n=349; farx(n+1)=9.454065e-001; foe(n+1)=3.925131e+001; krok(n+1)=1.389400e-003; ng(n+1)=4.412165e+000;
n=350; farx(n+1)=9.442453e-001; foe(n+1)=3.930036e+001; krok(n+1)=1.991080e-004; ng(n+1)=9.998553e+000;
n=351; farx(n+1)=9.431392e-001; foe(n+1)=3.903148e+001; krok(n+1)=1.303632e-003; ng(n+1)=4.493403e+000;
n=352; farx(n+1)=9.420443e-001; foe(n+1)=3.921273e+001; krok(n+1)=2.014683e-004; ng(n+1)=9.229327e+000;
n=353; farx(n+1)=9.410411e-001; foe(n+1)=3.917426e+001; krok(n+1)=1.174683e-003; ng(n+1)=4.442625e+000;
n=354; farx(n+1)=9.400467e-001; foe(n+1)=3.922923e+001; krok(n+1)=2.039564e-004; ng(n+1)=9.027294e+000;
n=355; farx(n+1)=9.390931e-001; foe(n+1)=3.899342e+001; krok(n+1)=1.116161e-003; ng(n+1)=4.515714e+000;
n=356; farx(n+1)=9.381489e-001; foe(n+1)=3.915705e+001; krok(n+1)=2.044712e-004; ng(n+1)=8.444309e+000;
n=357; farx(n+1)=9.371942e-001; foe(n+1)=3.907870e+001; krok(n+1)=1.130654e-003; ng(n+1)=4.435066e+000;
n=358; farx(n+1)=9.362480e-001; foe(n+1)=3.915792e+001; krok(n+1)=2.040240e-004; ng(n+1)=8.739128e+000;
n=359; farx(n+1)=9.353030e-001; foe(n+1)=3.894885e+001; krok(n+1)=1.130223e-003; ng(n+1)=4.460448e+000;
n=360; farx(n+1)=9.343646e-001; foe(n+1)=3.910111e+001; krok(n+1)=2.045211e-004; ng(n+1)=8.514096e+000;
n=361; farx(n+1)=9.334569e-001; foe(n+1)=3.899451e+001; krok(n+1)=1.093065e-003; ng(n+1)=4.424772e+000;
n=362; farx(n+1)=9.325480e-001; foe(n+1)=3.909134e+001; krok(n+1)=2.044712e-004; ng(n+1)=8.511367e+000;
n=363; farx(n+1)=9.316331e-001; foe(n+1)=3.890263e+001; krok(n+1)=1.110010e-003; ng(n+1)=4.423047e+000;
n=364; farx(n+1)=9.307242e-001; foe(n+1)=3.904549e+001; krok(n+1)=2.045211e-004; ng(n+1)=8.411330e+000;
n=365; farx(n+1)=9.298346e-001; foe(n+1)=3.891870e+001; krok(n+1)=1.084270e-003; ng(n+1)=4.393536e+000;
n=366; farx(n+1)=9.289503e-001; foe(n+1)=3.902831e+001; krok(n+1)=2.044712e-004; ng(n+1)=8.367263e+000;
n=367; farx(n+1)=9.280568e-001; foe(n+1)=3.885155e+001; krok(n+1)=1.102111e-003; ng(n+1)=4.383062e+000;
n=368; farx(n+1)=9.271678e-001; foe(n+1)=3.898929e+001; krok(n+1)=2.039564e-004; ng(n+1)=8.348199e+000;
n=369; farx(n+1)=9.262818e-001; foe(n+1)=3.884853e+001; krok(n+1)=1.102111e-003; ng(n+1)=4.350233e+000;
n=370; farx(n+1)=9.254003e-001; foe(n+1)=3.896772e+001; krok(n+1)=2.039081e-004; ng(n+1)=8.378561e+000;
n=371; farx(n+1)=9.245272e-001; foe(n+1)=3.879634e+001; krok(n+1)=1.100811e-003; ng(n+1)=4.344984e+000;
n=372; farx(n+1)=9.236493e-001; foe(n+1)=3.893242e+001; krok(n+1)=2.030280e-004; ng(n+1)=8.329952e+000;
n=373; farx(n+1)=9.227606e-001; foe(n+1)=3.878208e+001; krok(n+1)=1.130223e-003; ng(n+1)=4.301206e+000;
n=374; farx(n+1)=9.218752e-001; foe(n+1)=3.890713e+001; krok(n+1)=2.015675e-004; ng(n+1)=8.440113e+000;
n=375; farx(n+1)=9.209568e-001; foe(n+1)=3.873381e+001; krok(n+1)=1.186919e-003; ng(n+1)=4.267917e+000;
n=376; farx(n+1)=9.200437e-001; foe(n+1)=3.887261e+001; krok(n+1)=2.002959e-004; ng(n+1)=8.617215e+000;
n=377; farx(n+1)=9.191218e-001; foe(n+1)=3.871457e+001; krok(n+1)=1.207428e-003; ng(n+1)=4.234658e+000;
n=378; farx(n+1)=9.182021e-001; foe(n+1)=3.884628e+001; krok(n+1)=1.999716e-004; ng(n+1)=8.710174e+000;
n=379; farx(n+1)=9.172969e-001; foe(n+1)=3.867175e+001; krok(n+1)=1.193235e-003; ng(n+1)=4.228497e+000;
n=380; farx(n+1)=9.163947e-001; foe(n+1)=3.881286e+001; krok(n+1)=1.997320e-004; ng(n+1)=8.590694e+000;
n=381; farx(n+1)=9.154857e-001; foe(n+1)=3.865135e+001; krok(n+1)=1.210454e-003; ng(n+1)=4.196708e+000;
n=382; farx(n+1)=9.145815e-001; foe(n+1)=3.878630e+001; krok(n+1)=1.992914e-004; ng(n+1)=8.649335e+000;
n=383; farx(n+1)=9.136789e-001; foe(n+1)=3.860981e+001; krok(n+1)=1.212998e-003; ng(n+1)=4.184222e+000;
n=384; farx(n+1)=9.127809e-001; foe(n+1)=3.875321e+001; krok(n+1)=1.985317e-004; ng(n+1)=8.606807e+000;
n=385; farx(n+1)=9.118608e-001; foe(n+1)=3.858742e+001; krok(n+1)=1.250908e-003; ng(n+1)=4.146493e+000;
n=386; farx(n+1)=9.109493e-001; foe(n+1)=3.872670e+001; krok(n+1)=1.984325e-004; ng(n+1)=8.738491e+000;
n=387; farx(n+1)=9.100631e-001; foe(n+1)=3.854878e+001; krok(n+1)=1.211265e-003; ng(n+1)=4.147635e+000;
n=388; farx(n+1)=9.091823e-001; foe(n+1)=3.869542e+001; krok(n+1)=1.992091e-004; ng(n+1)=8.534917e+000;
n=389; farx(n+1)=9.083244e-001; foe(n+1)=3.853009e+001; krok(n+1)=1.178095e-003; ng(n+1)=4.135460e+000;
n=390; farx(n+1)=9.074704e-001; foe(n+1)=3.867027e+001; krok(n+1)=1.997041e-004; ng(n+1)=8.392175e+000;
n=391; farx(n+1)=9.066289e-001; foe(n+1)=3.849392e+001; krok(n+1)=1.163400e-003; ng(n+1)=4.128936e+000;
n=392; farx(n+1)=9.057902e-001; foe(n+1)=3.864017e+001; krok(n+1)=1.993791e-004; ng(n+1)=8.289560e+000;
n=393; farx(n+1)=9.049414e-001; foe(n+1)=3.847164e+001; krok(n+1)=1.186919e-003; ng(n+1)=4.098752e+000;
n=394; farx(n+1)=9.040959e-001; foe(n+1)=3.861429e+001; krok(n+1)=1.985317e-004; ng(n+1)=8.371800e+000;
n=395; farx(n+1)=9.032396e-001; foe(n+1)=3.843489e+001; krok(n+1)=1.211464e-003; ng(n+1)=4.077797e+000;
n=396; farx(n+1)=9.023867e-001; foe(n+1)=3.858490e+001; krok(n+1)=1.984325e-004; ng(n+1)=8.428718e+000;
n=397; farx(n+1)=9.015554e-001; foe(n+1)=3.841454e+001; krok(n+1)=1.180926e-003; ng(n+1)=4.066481e+000;
n=398; farx(n+1)=9.007274e-001; foe(n+1)=3.856023e+001; krok(n+1)=1.992091e-004; ng(n+1)=8.289288e+000;
n=399; farx(n+1)=8.999239e-001; foe(n+1)=3.838348e+001; krok(n+1)=1.144090e-003; ng(n+1)=4.066006e+000;
n=400; farx(n+1)=8.991241e-001; foe(n+1)=3.853233e+001; krok(n+1)=1.993791e-004; ng(n+1)=8.097505e+000;

figure; semilogy(farx,'b'); hold on; semilogy(foe,'r'); xlabel('Iteracje'); ylabel('Earx, Eoe'); legend('Earx','Eoe'); title('Uczenie predyktora ARX');
figure; subplot(2,1,1); semilogy(krok); xlabel('Iteracje'); ylabel('Krok');
subplot(2,1,2); semilogy(ng); xlabel('Iteracje'); ylabel('Norma gradientu');
Earx=farx(n+1)
Eoe=foe(n+1)
